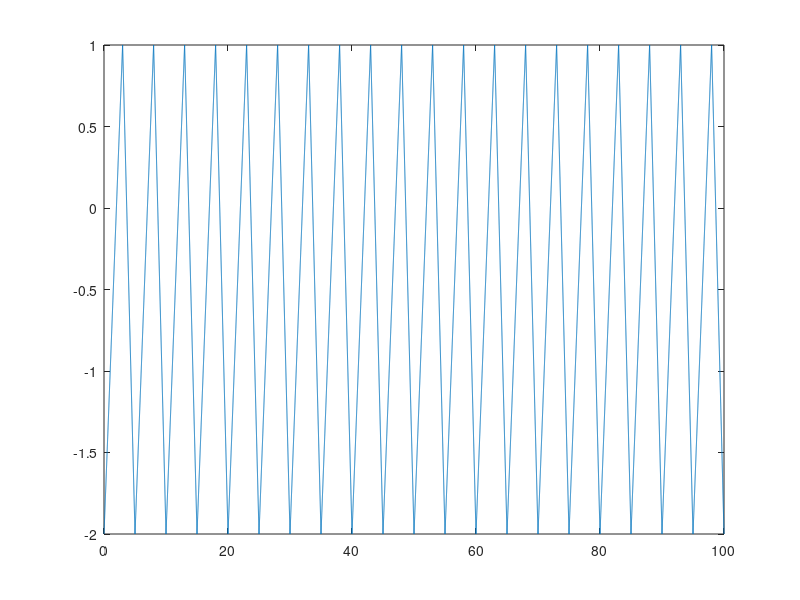
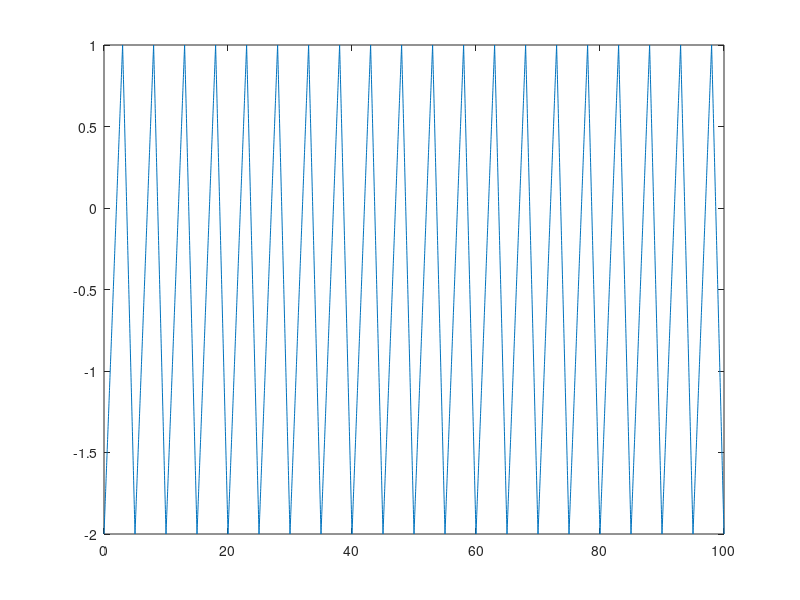
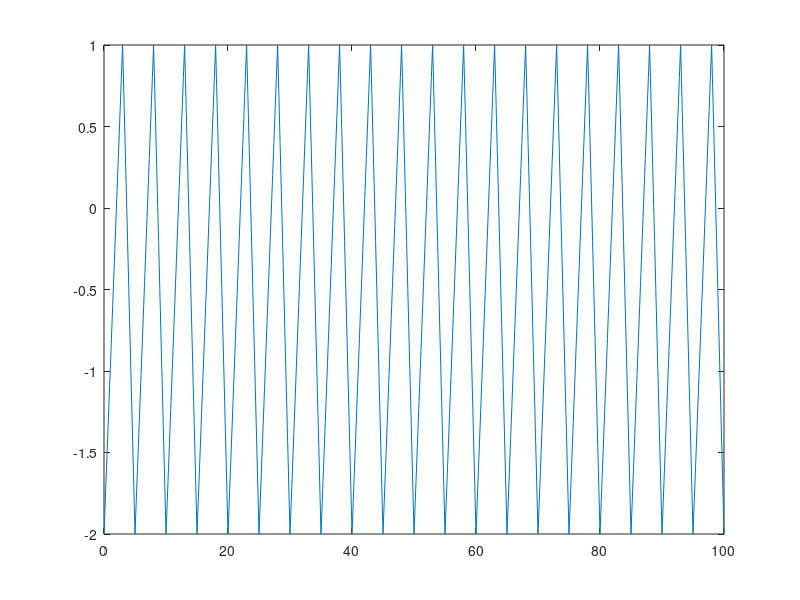

Reproduce these figures in MATLAB, in order.
F= 0.2;
width=0.6; %determina locul in care este varful triunghiului -> panta+ = 1V/s

t1=0:0.002:100;
y1= sawtooth(2*pi*F*t1, width); %panta+ = 1V/s , panta- = -0.6666 V/s
y1=(y1.*1.5)-0.5;
figure(1), plot(t1,y1)

t2=0:0.02:100;
y2= sawtooth(2*pi*F*t2, width); %panta+ = 1V/s , panta- = -0.6666 V/s
y2=(y2.*1.5)-0.5;
figure(2), plot(t2,y2)

t3=0:0.2:100;
y3= sawtooth(2*pi*F*t3, width); %panta+ = 1V/s , panta- = -0.6666 V/s
y3=(y3.*1.5)-0.5;
figure(3), plot(t3,y3)

